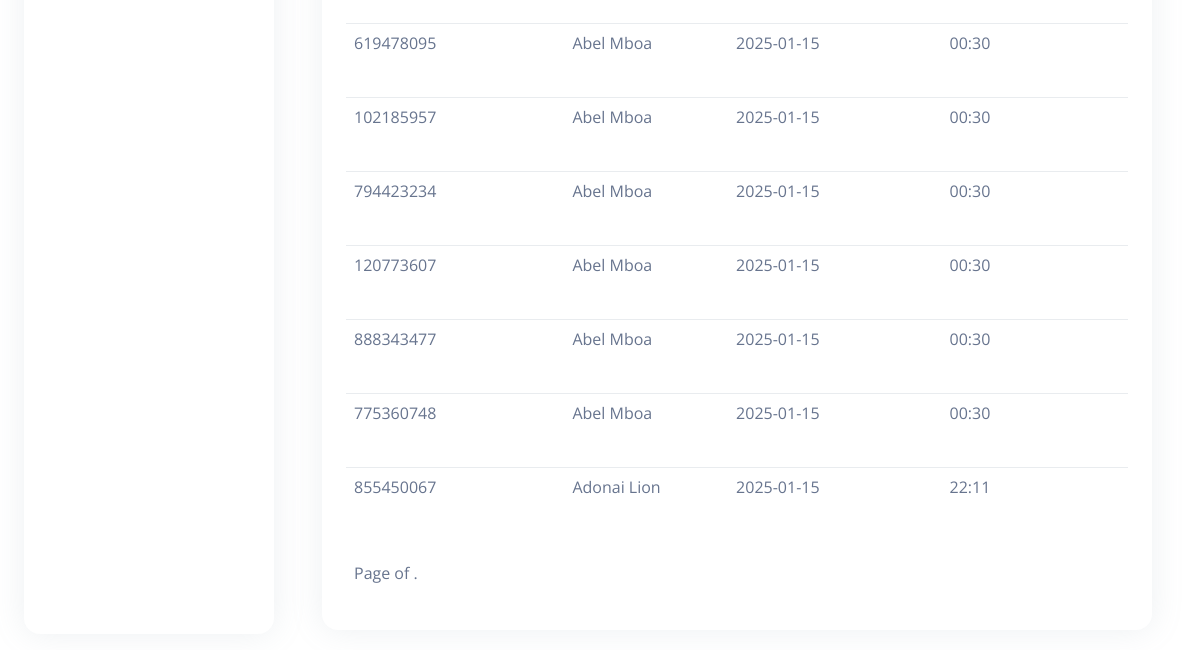
Page /Dashboard/DoctorPatientNewAppointment (signed in, lower part) on the earlier database version.
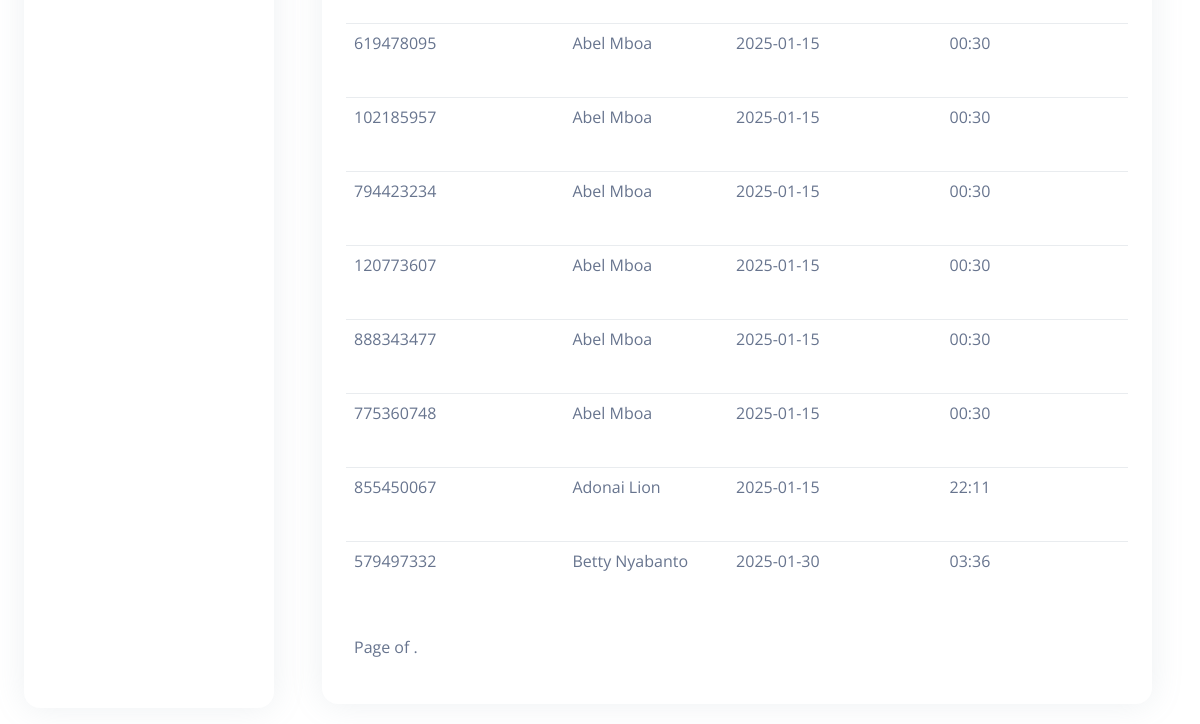
Same page on the later database version.
### Appointment/models.py (models this page shows, shortened)
class Appointment(models.Model):
    appointment_number = models.IntegerField(default=0, null='TRUE')
    appointee = models.ForeignKey(User, on_delete=models.CASCADE, related_name='patients', null=True, blank=False)
    fullname = models.CharField(max_length=250)
    mobile_number = models.CharField(max_length=11)
    email = models.EmailField(max_length=100)
    date_of_appointment = models.CharField(max_length=250)
    time_of_appointment = models.CharField(max_length=250)
    doctor_id = models.ForeignKey(DoctorReg, blank=True, null=True, on_delete=models.CASCADE)
    worry_id = models.ForeignKey(Specialization, on_delete=models.CASCADE, default=0, null=False)
    additional_msg = models.TextField(blank=True)
    remark = models.CharField(max_length=250, default=0)
    status = models.CharField(default=0, max_length=200)
    prescription = models.TextField(blank=True, default=0)
    recommended_test = models.TextField(blank=True, default=0)
    created_at = models.DateTimeField(auto_now_add=True)
    updated_at = models.DateTimeField(auto_now=True)
    appoint_status = models.CharField('Status', max_length=10, null=True, choices=APPOINTMENT_STATUS_CHOICES, blank=False, )
    payment = models.BooleanField('Payment', default=False, blank=True, null=True, choices=PAYMENT_CHOICES)

### Dashboard/views.py (the view)
# urls.py: path('DoctorPatientNewAppointment', Patient_New_Appointment, name='patient_new_appointment'),
@login_required(login_url='/accounts/login')
def Patient_New_Appointment(request):
    doctor_admin = request.user
    doctor_reg = DoctorReg.objects.get(member=doctor_admin)
    patientdetails1 = Appointment.objects.filter(status='0', doctor_id=doctor_reg)
    context = {'patientdetails1': patientdetails1, 'app_word': 'New'}
    return render(request, 'dashboard/includes/patient_app_appointment.html', context)

### Templates/dashboard/includes/patient_app_appointment.html (shortened to what this page needs)
{% extends 'dashboard/base.html' %}
{% block content %}
<div class="container-xxl py-1">
    <div class="container">
    <div class="row">
    <div class="col-sm-20">
    <div class="card card- table">
    <div class="card-body">
    <div class="table-responsive">
    <table class="table table-hover table-center mb-0 datatable">
    <tbody>
        {% for i in patientdetails1 %}
    <tr>
    <td>{{i.appointment_number}}</td>
    <td>{{i.fullname}}</td>
    <td>{{i.date_of_appointment}}</td>
    <td>{{i.time_of_appointment}}</td>
    </tr> {% endfor %}
    </tbody>
    </table>
<div class="pagination" style="padding-top: 20px;padding-bottom: 20px;text-align: center;">
    <span class="step-links">
        <span class="current">
            Page {{ view_appointment.number }} of {{ view_appointment.paginator.num_pages }}.
        </span>
    </span>
</div>
    </div>
    </div>
    </div>
    </div>
    </div>
    </div>
</div>
{% endblock %}

Differences in the rows shown:
added Appointment: appointment_number "579497332", fullname "Betty Nyabanto", date_of_appointment "2025-01-30", time_of_appointment "03:36"
